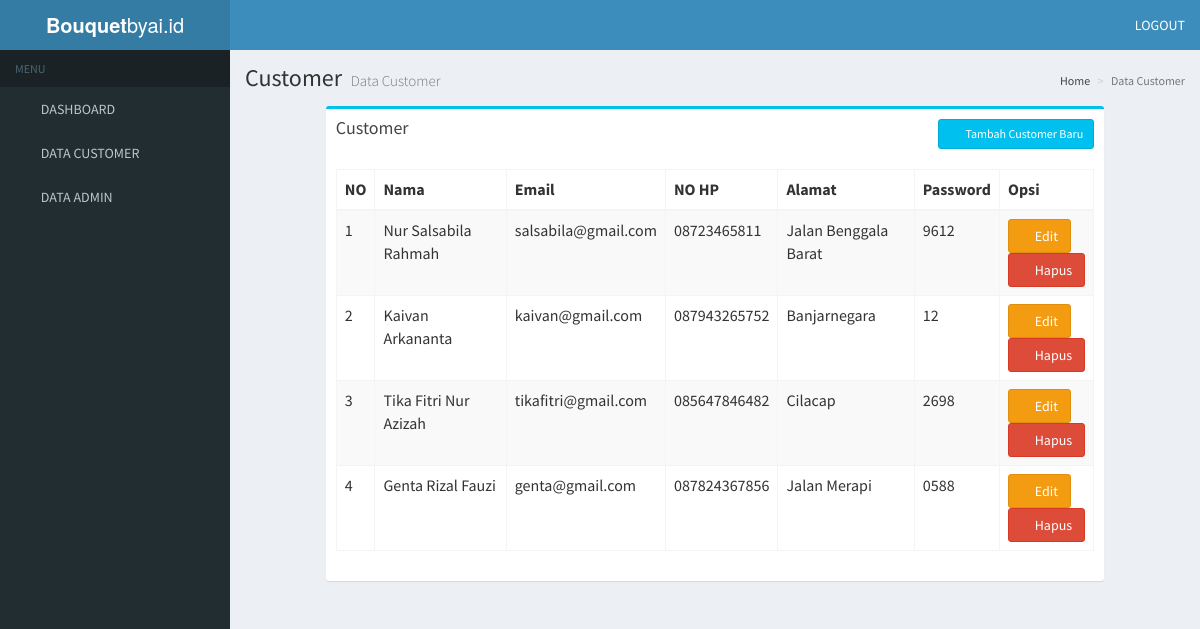
/views/customer/index.php, run on the app's committed database.
### tables this page shows
CREATE TABLE `customer` (
  `customer_id` int NOT NULL,
  `customer_nama` varchar(255) NOT NULL,
  `customer_email` varchar(255) NOT NULL,
  `customer_hp` varchar(20) NOT NULL,
  `customer_alamat` text NOT NULL,
  `customer_password` varchar(255) NOT NULL
);

### controllers/CustomerController.php (called while the page is built, shortened)
<?php
include_once "../../models/Customer.php";
class CustomerController{
    private $model;
    public function __construct($db)
    {
        $this->model = new Customer($db);
    }
    public function getAllCustomer()
    {
    return $this->model->getAllCustomer();
    }
}

### models/Customer.php (called while the page is built, shortened)
<?php
class Customer{
    private $koneksi;
    public function __construct($db)
    {
        $this->koneksi=$db;
    }
    public function getAllCustomer(){
        $query="SELECT * FROM customer";
        $result=mysqli_query ($this->koneksi, $query);
        return $result;
    }
}

### views/customer/index.php (the view, shortened to what this page needs)
<?php
include_once "../../config.php";
include_once "../../controllers/CustomerController.php";
require '../../index.php';
$database=new database;
$db = $database->getKoneksi();
$customerController = new CustomerController($db);
$customer= $customerController->getAllCustomer();
?>
<div class="content-wrapper">
<section class="content-header">
    <h1>
      Customer
      <small>Data Customer</small>
    </h1>
    <ol class="breadcrumb">
      <li><a href="indexx.php"><i class="fa fa-dashboard"></i> Home</a></li>
      <li class="active">Data Customer</li>
    </ol>
</section>
<section class="content">
    <div class="row">
      <section class="col-lg-10 col-lg-offset-1">
        <div class="box box-info">
          <div class="box-header">
            <h3 class="box-title">Customer</h3>
            <a href="tambahCustomer" class="btn btn-info btn-sm pull-right"><i class="fa fa-plus"></i> &nbsp Tambah Customer Baru</a>
          </div>
          <div class="box-body">
            <div class="table-responsive">
              <table class="table table-bordered table-striped" id="table-datatable">
                <thead>
                <tr>
                  <th>NO</th>
                  <th>Nama</th>
                  <th>Email</th>
                  <th>NO HP</th>
                  <th>Alamat</th>
                  <th>Password</th>
                  <th width="10%">Opsi</th>
                </tr>
                </thead>
<?php
$no=1;
foreach($customer as $x) {
?>
<tr>
<td><?php echo $no++ ?></td>
    <td><?php echo $x ['customer_nama'] ?></td>
    <td><?php echo $x ['customer_email'] ?></td>
    <td><?php echo $x ['customer_hp'] ?></td>
    <td><?php echo $x ['customer_alamat'] ?></td>
    <td><?php echo $x ['customer_password'] ?></td>
    <td>
        <a class = "btn btn-warning" href = "editCustomer?id=<?php echo $x ['customer_id'];?>"><i class="fa fa-cog"></i> Edit</a>
        <a class = "btn btn-danger" href = "hapusCustomer?id=<?php echo $x ['customer_id'];?>"
        onclick = "return confirm('Apakah yakin akan menghapus...?')"><i class="fa fa-trash"></i> Hapus</a>
    </td>
</tr>
<?php
}
?>
</table>
</div>
</div>
</div>
</div>
</div>

### index.php (shortened to what this page needs)
<head>
  <link rel="stylesheet" href="assets/bower_components/bootstrap/dist/css/bootstrap.min.css">
  <link rel="stylesheet" href="assets/bower_components/font-awesome/css/font-awesome.min.css">
  <link rel="stylesheet" href="assets/bower_components/Ionicons/css/ionicons.min.css">
  <link rel="stylesheet" href="assets/dist/css/AdminLTE.min.css">
  <link rel="stylesheet" href="assets/bower_components/datatables.net-bs/css/dataTables.bootstrap.min.css">
  <link rel="stylesheet" href="assets/dist/css/skins/_all-skins.min.css">
  <link rel="stylesheet" href="assets/bower_components/morris.js/morris.css">
  <link rel="stylesheet" href="assets/bower_components/jvectormap/jquery-jvectormap.css">
  <link rel="stylesheet" href="assets/bower_components/bootstrap-datepicker/dist/css/bootstrap-datepicker.min.css">
  <link rel="stylesheet" href="assets/bower_components/bootstrap-daterangepicker/daterangepicker.css">
  <link rel="stylesheet" href="assets/plugins/bootstrap-wysihtml5/bootstrap3-wysihtml5.min.css">
</head>
<body class="hold-transition skin-blue sidebar-mini">
  <div class="wrapper">
    <header class="main-header">
      <a href="index.php" class="logo">
        <span class="logo-lg"><b>Bouquet</b>byai.id</span>
      </a>
      <nav class="navbar navbar-static-top">
        <div class="navbar-custom-menu">
          <ul class="nav navbar-nav">
            <li>
              <a href="#"><i class="fa fa-sign-out"></i> LOGOUT</a>
            </li>
          </ul>
        </div>
      </nav>
    </header>
    <aside class="main-sidebar">
      <section class="sidebar">
        <ul class="sidebar-menu" data-widget="tree">
          <li class="header">MENU</li>
          <li>
            <a href="indexx.php">
              <i class="fa fa-dashboard"></i> <span>DASHBOARD</span>
            </a>
          </li>
          <li>
            <a href="customer">
              <i class="fa fa-users"></i> <span>DATA CUSTOMER</span>
            </a>
          </li>
          <li>
            <a href="admin">
              <i class="fa fa-user"></i> <span>DATA ADMIN</span>
            </a>
          </li>
        </ul>
      </section>
    </aside>
</body>
</body>

### data on the page
customer: customer_nama "Nur Salsabila Rahmah", customer_email "salsabila@gmail.com", customer_hp "08723465811", customer_alamat "Jalan Benggala Barat", customer_password "9612"
customer: customer_nama "Kaivan Arkananta", customer_email "kaivan@gmail.com", customer_hp "087943265752", customer_alamat "Banjarnegara", customer_password "12"
customer: customer_nama "Tika Fitri Nur Azizah", customer_email "tikafitri@gmail.com", customer_hp "085647846482", customer_alamat "Cilacap", customer_password "2698"
customer: customer_nama "Genta Rizal Fauzi", customer_email "genta@gmail.com", customer_hp "087824367856", customer_alamat "Jalan Merapi", customer_password "0588"
